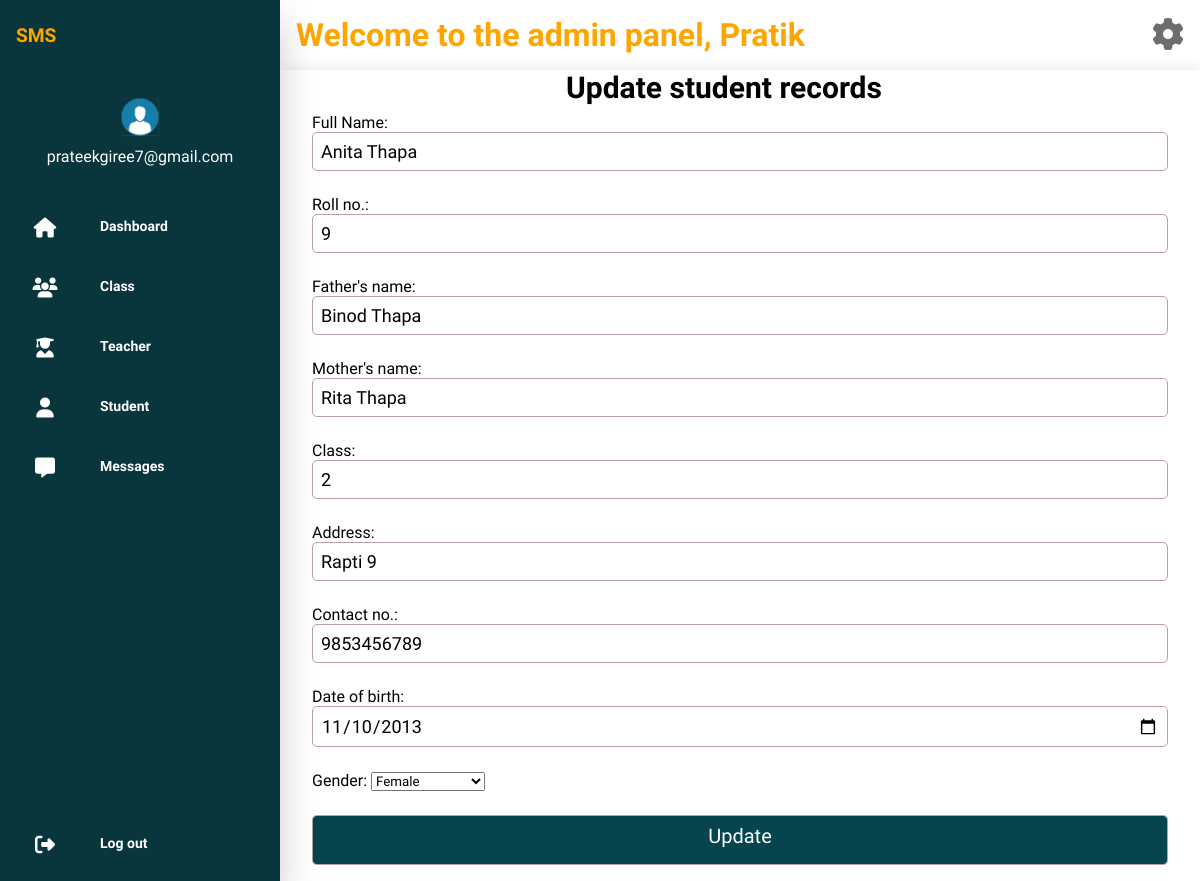
Screenshot of /app/src/process/student_edit.php?id=9 (signed in) with the database file from the repository.
### tables this page shows
CREATE TABLE `user` (
  `uid` int(11) NOT NULL,
  `name` varchar(100) NOT NULL,
  `email` varchar(100) NOT NULL,
  `address` varchar(100) NOT NULL,
  `password` varchar(100) NOT NULL,
  `role` tinyint(1) DEFAULT 1,
  `contact` varchar(10) NOT NULL
);

CREATE TABLE `student` (
  `sid` int(11) NOT NULL,
  `name` varchar(55) NOT NULL,
  `address` varchar(55) NOT NULL,
  `contact` varchar(15) NOT NULL,
  `father` varchar(55) NOT NULL,
  `mother` varchar(55) NOT NULL,
  `admission` date DEFAULT current_timestamp(),
  `class` int(11) DEFAULT NULL,
  `gender` varchar(10) DEFAULT NULL,
  `dob` date DEFAULT NULL,
  `roll` int(11) NOT NULL
);

### app/src/process/student_edit.php (the view, shortened to what this page needs)
<?php
if (empty($_SESSION['email'])) {
    header('location:../../public/index.php');
    exit();
} else {
    include "../includes/connection.php";
    if (isset($_REQUEST['id'])) {
        $id = $_REQUEST['id'];
        $sql = "select * from student where sid=$id ";
        $result = $conn->query($sql);
        if ($result->num_rows > 0) {
            $row = $result->fetch_assoc();
            ?>
            <!DOCTYPE html>
            <html lang="en">
            <head>
                <link rel="stylesheet" href="../css/admin_pages.css">
                <link rel="stylesheet" href="../css/admin_profile.css">
            </head>
            <body>
                <div class="container">
                    <div class="left">
                        <?php
                        include_once "../includes/admin_sidebar.php";
                        ?>
                    </div>
                    <div class="right">
                        <div class="include">
                            <?php include_once "../includes/header.php"; ?>
                        </div>
                        <div class="newAdmin">
                            <h1>Update student records</h1>
                            <form action="../process/student_update.php" method="post">
                                <div class="inputbox">
                                    <label for="">Full Name:</label>
                                    <input type="text" name="fullname" id="fullname" placeholder="Full Name"
                                        value="<?php echo $row['name'] ?>" required>
                                    <span></span>
                                </div>
                                <div class="inputbox">
                                    <label for="">Roll no.:</label>
                                    <input type="number" name="roll" id="roll" placeholder="Role number"
                                        value="<?php echo $row['roll'] ?>" required min="1">
                                    <span></span>
                                </div>
                                <div class="inputbox">
                                    <label for="">Father's name:</label>
                                    <input name="father" type="text" id="father" placeholder="Father's name"
                                        value="<?php echo $row['father'] ?>" required>
                                    <span></span>
                                </div>
                                <div class="inputbox">
                                    <label for="">Mother's name:</label>
                                    <input name="mother" type="text" id="mother" placeholder="Mother's name"
                                        value="<?php echo $row['mother'] ?>" required>
                                    <span></span>
                                </div>
                                <div class="inputbox">
                                    <label for="">Class:</label>
                                    <input name="class" type="number" id="class" placeholder="Class"
                                        value="<?php echo $row['class'] ?>" required min="1" max="10">
                                    <span></span>
                                </div>
                                <div class="inputbox">
                                    <label for="">Address:</label>
                                    <input name="address" type="text" id="address" placeholder="Address"
                                        value="<?php echo $row['address'] ?>" required>
                                    <span></span>
                                </div>
                                <div class="inputbox">
                                    <label for="">Contact no.:</label>
                                    <input name="contact" type="text" id="contact" placeholder="Contact number"
                                        value="<?php echo $row['contact'] ?>" required>
                                    <span></span>
                                </div>
                                <div class="inputbox">
                                    <label for="">Date of birth:</label>
                                    <input name="dob" type="date" id="dob" placeholder="Date of birth"
                                        value="<?php echo $row['dob'] ?>" required>
                                    <span></span>
                                </div>
                                <div class="inputbox">
                                    <label for="">Gender:</label>
                                    <select name="gender" id="gender" required>
                                        <option value="Female" <?php echo (strtolower($row['gender']) == "female") ? 'selected' : ""; ?>>
                                            Female</option>
                                    </select>
                                    <span></span>
                                </div>
                                <div class="inputbox">
                                    <input type="submit" value="Update">
                                </div>
                            </form>
                        </div>
                    </div>
                </div>
            </body>
            </html>
            <?php
        } else {
            header("Location:../admin/admin_dashboard.php");
        }
    }
}
?>

### app/src/includes/header.php (shortened to what this page needs)
<?php
if (empty($_SESSION['email'])) {
    header("Location:../../public/index.php");
} else {
    include "../includes/connection.php";
    $role_header = 0;
    $email_header = $_SESSION['email'];
    $sql_header = "SELECT * FROM user where role=? and email=?";
    $stmt_header = $conn->prepare($sql_header);
    $stmt_header->bind_param("is", $role_header, $email_header);
    $stmt_header->execute();
    $result_header = $stmt_header->get_result();
    $name_header = "";
    if ($result_header->num_rows > 0) {
        $row_header = $result_header->fetch_assoc();
        $name_header = $row_header['name'];
    }
    $name_header = strstr($name_header, ' ', true);
    ?>
    <!DOCTYPE html>
    <html lang="en">
    <head>
        <link rel="stylesheet" href="https://cdnjs.cloudflare.com/ajax/libs/font-awesome/6.5.1/css/all.min.css"
 />
    </head>
    <body>
        <div class="welcome">
            <h1>Welcome to the admin panel,
                <?php echo $name_header; ?>
            </h1>
            <a href="../pages/admin_profile.php"><i class="fa-solid fa-gear"></i></a>
        </div>
    </body>
    </html>
    <?php
}
?>

### app/src/css/admin_pages.css (style rules this page uses)
* { margin: 0; padding: 0; box-sizing: border-box; }
body { background-color: #ecf0f4; font-family: "Rajdhani", sans-serif; }
.right { width: calc(100% - 280px); }

### app/src/css/admin_profile.css (style rules this page uses)
.inputbox span { display: block; height: 1rem; font-size: 18px; color: red; }
.inputbox { margin: 0.5rem 0 0 2rem; }
.inputbox input { width: 100%; padding: 0.5rem; font-size: 18px; border: 1px solid rgb(186, 161, 161); border-radius: 5px; }
input[type="submit"] { padding-bottom: 1rem; font-size: 20px; border-radius: 5px; background-color: #06444e; color: white; cursor: pointer; transition: 0.4s; }
.newAdmin { background-color: white; display: flex; flex-direction: column; padding: 0 2rem 1rem 0; box-shadow: 0 0 15px 0 rgba(0, 0, 0, 0.1); }
h1 { text-align: center; font-size: 30px; }

### app/src/css/admin_sidebar.css (style rules this page uses)
* { margin: 0; padding: 0; box-sizing: border-box; font-family: "Rajdhani", sans-serif; }
.container { display: flex; min-height: 100%; }

### app/src/includes/header.php (style rules this page uses)
.welcome { display: flex; justify-content: space-between; width: 100%; color: orange; background-color: #fff; padding: 1rem; }
.welcome h1 { font-size: 2rem; }
.welcome a { color: rgb(110, 109, 109); font-size: 2rem; }

### rows the page displays
user: name "Pratik"
student: fullname "Anita Thapa", roll "9", father "Binod Thapa", mother "Rita Thapa", class "2", address "Rapti 9", contact "9853456789", dob "11/10/2013", gender "Female"

### other values shown
$_SESSION['email'] "prateekgiree7@gmail.com"
